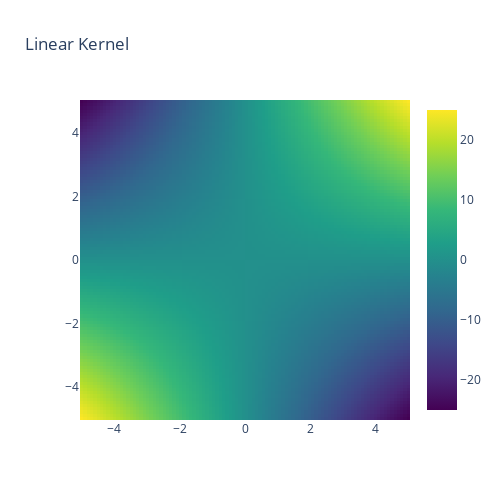

Notebook code for this chart:
### Code cell
trace_lin = go.Heatmap(z=K_lin, x=x, y=x, colorscale='Viridis', name='Linear Kernel')
fig = go.Figure(data=[trace_lin])
fig.update_layout(title='Linear Kernel', width=500, height=500)
fig.show()
